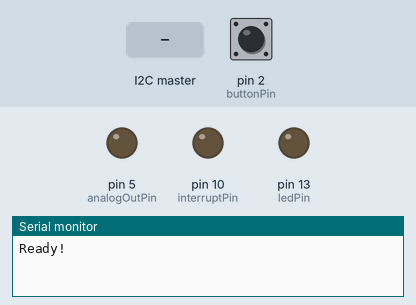
Bench run of a sketch on a simulated Arduino Uno, built with avr-gcc and run on an emulated ATmega328P. Shown: output pins drawn as LEDs (lit = HIGH), the last lines printed to the serial monitor. Inputs (shaded band) come from the test bench; at power-on: pin 2 (buttonPin) LOW. Pins used as bus, display or sensor lines are not drawn.

Above: at 1.2 s.
1.3 s: pin 2 (buttonPin) pulled HIGH for 0.15 s
At 1.45 s:
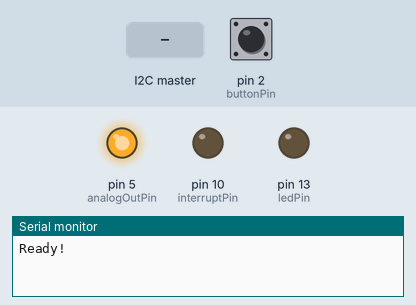
4.3 s: the I2C master sends "x"
At 4.45 s:
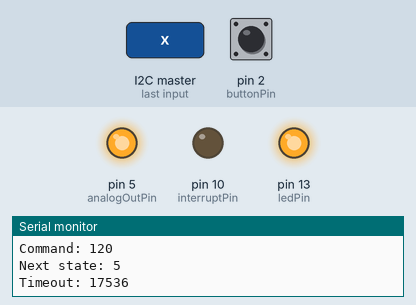
7.3 s: the I2C master sends the byte 5
At 7.45 s:
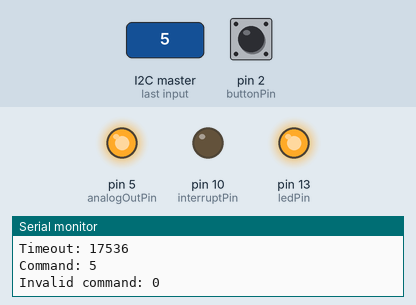
10.3 s: pin 2 (buttonPin) pulled HIGH for 1 s
At 12.4 s:
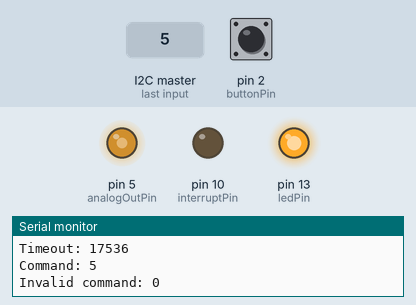
12.8 s: pin 2 (buttonPin) pulsed HIGH 5 times (0.12 s each, 0.3 s apart)
At 14.17 s:
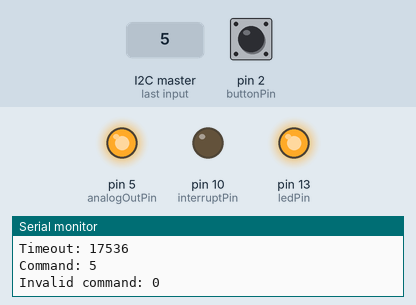
15.8 s: pin 2 (buttonPin) pulled HIGH for 3.2 s
At 19.5 s:
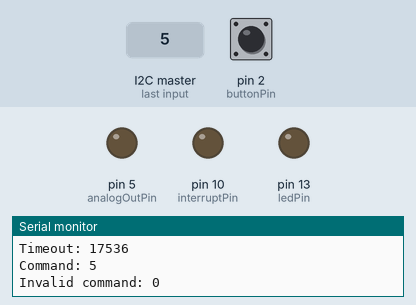
Timing chart, 0 to 21.0 s (numbered marks = the images above; inputs shaded):
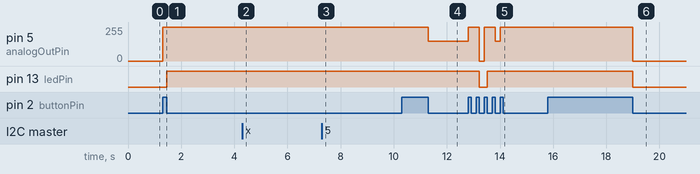

Measured:
- after the input at 1.3 s, pin 5 (analogOutPin): 0/255 → 255/255 at once; pin 13 (ledPin): LOW → HIGH after 0.15 s
- after the input at 4.3 s, pin 5 (analogOutPin): stays 255/255 (without the input it goes to 32/255 after 3.0 s)
- after the input at 7.3 s, pin 5 (analogOutPin): stays 255/255 (without the input it goes to 14/255 after 3.0 s)
- after the input at 10.3 s, pin 5 (analogOutPin): 255/255 → 150/255 after 1.0 s
- after the input at 12.8 s, pin 5 (analogOutPin): 150/255 → 255/255 at once, → 0/255 0.42 s later, → 255/255 0.18 s later, → 150/255 0.42 s later, … (5 changes in this stretch); pin 13 (ledPin): HIGH → LOW after 0.42 s, → HIGH 0.30 s later
- after the input at 15.8 s, pin 5 (analogOutPin): 255/255 → 0/255 after 3.2 s; pin 13 (ledPin): HIGH → LOW after 3.2 s

The sketch:

banana.ino
```cpp
#include <Wire.h>

#define SLAVE_ADDRESS 0x04
#define MASTER_ADDRESS 0x03

int number = 0;
int state = 0;

// constants won't change. They're used here to set pin numbers:
const int buttonPin = 2;    // the number of the pushbutton pin
const int ledPin = 13;      // the number of the LED pin
const int analogOutPin = 5; // Analog output pin that the LED is attached to
const int powerOutPin = 6;  // Controls the power supply (0 = on)
const int powerOutPlusPin = 7;  // Controls the power supply (1 = on)
const int interruptPin = 10;  //

#define NO_TIMEOUT ~0L
unsigned long requestTime = 0;
unsigned long timeout = NO_TIMEOUT;
byte interrupting = 0;

enum State {
  STATE_OFF, STATE_BOOTING, STATE_ON, STATE_TERMINATING, STATE_RESETTING, STATE_INVALID
};
byte nextState = STATE_INVALID;
unsigned buttonSendRequest = false;

enum Effect {
  OFF,
  ON,
  MID,
  RISE,
  FADE,
  FAST_BLINK,
  SLOW_BLINK,
  HEARTBEAT
};


byte effectLoop(byte effect) {
  byte outputValue = 0;
  unsigned long count = millis() >> 2;

  switch (effect) {
    case OFF:
      outputValue = 0;
      break;
    case ON:
      outputValue = 255;
      break;
    case MID:
      outputValue = 150;
      break;
    case RISE:
      outputValue = count;
      break;
    case FADE:
      outputValue = ~count;
      break;
    case SLOW_BLINK:
      outputValue = bitRead(count, 7) ? 255 : 0;
      break;
    case FAST_BLINK:
      outputValue = bitRead(count, 5) ? 255 : 0;
      break;
    case HEARTBEAT:
      outputValue = bitRead(count, 8) ? ~count : count;
      break;
    default:
      effect = OFF;
      break;
  }

  return outputValue;
}

enum ButtonAction {
  NONE,
  MAYBE_SHORT_PRESS,
  SHORT_PRESS,
  MAYBE_LONG_PRESS,
  SURE_LONG_PRESS,
  LONG_PRESS
};

bool buttonPressed() {
  static byte counter = 0;
  static byte pressed = 0;

  int reading = digitalRead(buttonPin);
  //return reading;
  if (reading) {
    if (counter < 10) {
      counter++;
    } else {
      pressed = 1;
    }
  } else {   // !reading
    if (counter > 0) {
      counter--;
    } else {
      pressed = 0;
    }
  }
  return pressed;
}

byte buttonLoop() {
  static ButtonAction buttonState = NONE;
  static unsigned long lastDebounceTime = 0;  // the last time the output pin was toggled

  bool pressed = buttonPressed();
  //return pressed;

  switch (buttonState) {
    case NONE:
      if (pressed) {
        buttonState = MAYBE_SHORT_PRESS;
        lastDebounceTime = millis();
      }
      break;
    case MAYBE_SHORT_PRESS:
      if ((millis() - lastDebounceTime) > 100) {
        if (pressed) {
          buttonState = MAYBE_LONG_PRESS;
        } else {
          buttonState = SHORT_PRESS;
        }
      } else if (!pressed) {
        buttonState = NONE;
      }
      break;
    case MAYBE_LONG_PRESS:
      if (!pressed) {
        buttonState = SHORT_PRESS;
      } else if ((millis() - lastDebounceTime) > 5000) {
        buttonState = SURE_LONG_PRESS;
      }
      break;
    case SURE_LONG_PRESS:
      if (!pressed) {
        buttonState = LONG_PRESS;
      }
      break;
    default:
      buttonState = NONE;
      break;
  }
  return buttonState;
}

byte stateLoop(byte buttonState) {
  static byte state = STATE_OFF;

  switch (state) {
    case STATE_OFF:
      if (buttonState == SHORT_PRESS) {
        state = STATE_BOOTING;
      } else if (/* temporary */ buttonState == LONG_PRESS) {
        state = STATE_RESETTING;
      }
      break;
    case STATE_RESETTING:
    case STATE_BOOTING:
      if (/*temporary*/ buttonState == SHORT_PRESS) {
        state = STATE_ON;
      } else if (buttonState == LONG_PRESS) {
        state = STATE_OFF;
      }
      break;
    case STATE_ON:
      if (buttonState == SHORT_PRESS) {
        state = STATE_TERMINATING;
      } else if (buttonState == LONG_PRESS) {
        state = STATE_OFF;
      }
      break;
    case STATE_TERMINATING:
      if (buttonState == LONG_PRESS || buttonState == SHORT_PRESS) {
        state = STATE_OFF;
      }
      break;
  }

  if (timeout != NO_TIMEOUT && millis() - requestTime >= timeout) {
    if (nextState != STATE_INVALID) {
      Serial.print("Changing state to: ");
      Serial.println(nextState);
      state = nextState;
      nextState = STATE_INVALID;
    }
    timeout = NO_TIMEOUT;
  }

  return state;
}

void outputLoop(byte state, byte buttonState) {
  static Effect effect = OFF;

  digitalWrite(powerOutPin, state == STATE_OFF);
  digitalWrite(powerOutPlusPin, state != STATE_OFF);
  digitalWrite(ledPin, state != STATE_OFF);

  // we must be extra coutious never to send logical 1 to interrupt pin - it is directly connected to Banana and 5V would fry it.
  // instead we entier send output 0 to ground it, or we set input and disconnect pull-up.
  // The pin is effectively disconnected, but there is a pull-up in Banana, so logical 1 is read.
  digitalWrite(interruptPin, 0);
  pinMode(interruptPin, interrupting ? OUTPUT : INPUT);
  digitalWrite(interruptPin, 0);

  switch (state) {
    case STATE_OFF:
      effect = OFF;
      break;
    case STATE_BOOTING:
      effect = RISE;
      break;
    case STATE_ON:
      effect = MID;
      break;
    case STATE_TERMINATING:
      effect = FADE;
      break;
    case STATE_RESETTING:
      effect = HEARTBEAT;
      break;
  }

  switch (buttonState) {
    case MAYBE_SHORT_PRESS:
    case MAYBE_LONG_PRESS:
      effect = ON;
      break;
    case SURE_LONG_PRESS:
      effect = FAST_BLINK;
      break;
  }

  analogWrite(analogOutPin, effectLoop(effect));
}

void setup() {
  // initialize serial communications at 9600 bps:
  Serial.begin(9600);
  // initialize i2c as slave
  Wire.begin(SLAVE_ADDRESS);

  pinMode(buttonPin, INPUT);
  pinMode(ledPin, OUTPUT);
  pinMode(powerOutPin, OUTPUT);
  pinMode(interruptPin, INPUT);
  digitalWrite(interruptPin, 0);


  // define callbacks for i2c communication
  Wire.onReceive(receiveData);
  Wire.onRequest(sendData);

  Serial.println("Ready!");
}

void loop() {
  byte buttonState = buttonLoop();

  if (buttonState == SHORT_PRESS) {
    interrupting = interrupting ? 0 : 'b';  // TODO
  }

  byte state = stateLoop(buttonState);
  outputLoop(state, buttonState);
}

// callback for received data
void receiveData(int byteCount){
  int i = 0;
  char arr[11];
  for (i =0; i < 10 && i < byteCount && Wire.available(); i++) {
    arr[i] = Wire.read();
  }
  arr[i] = 0;

  /*Serial.print("Received ");
  Serial.print(byteCount);
  Serial.print(" bytes: ");
  Serial.print(arr);
  */
  byte command = arr[0];
  byte arg = arr[1];

  /*
  Serial.print("Command ");
  Serial.print(command);
  Serial.print(", arg ");
  Serial.print(arg);
  Serial.println();*/

  if (command != 0) {
    Serial.print("Command: ");
    Serial.println(command);
  }

  switch (command) {
    case 'f': nextState = STATE_OFF; break;
    case 'b': nextState = STATE_BOOTING; break;
    case 'n': nextState = STATE_ON; break;
    case 't': nextState = STATE_TERMINATING; break;
    case 'r': nextState = STATE_RESETTING; break;
    case 'x': nextState = STATE_INVALID; break;
    case 0: break;
    default:
      command = 0;
      Serial.print("Invalid command: ");
      Serial.println(command);
      break;
  }

  if (command != 0) {
    Serial.print("Next state: ");
    Serial.println(nextState);

    timeout = (arg-'0') * 1000;

    Serial.print("Timeout: ");
    Serial.println(timeout);

    requestTime = millis();
  }
}

// callback for sending data
void sendData(){
  Wire.write(interrupting);
}
```
